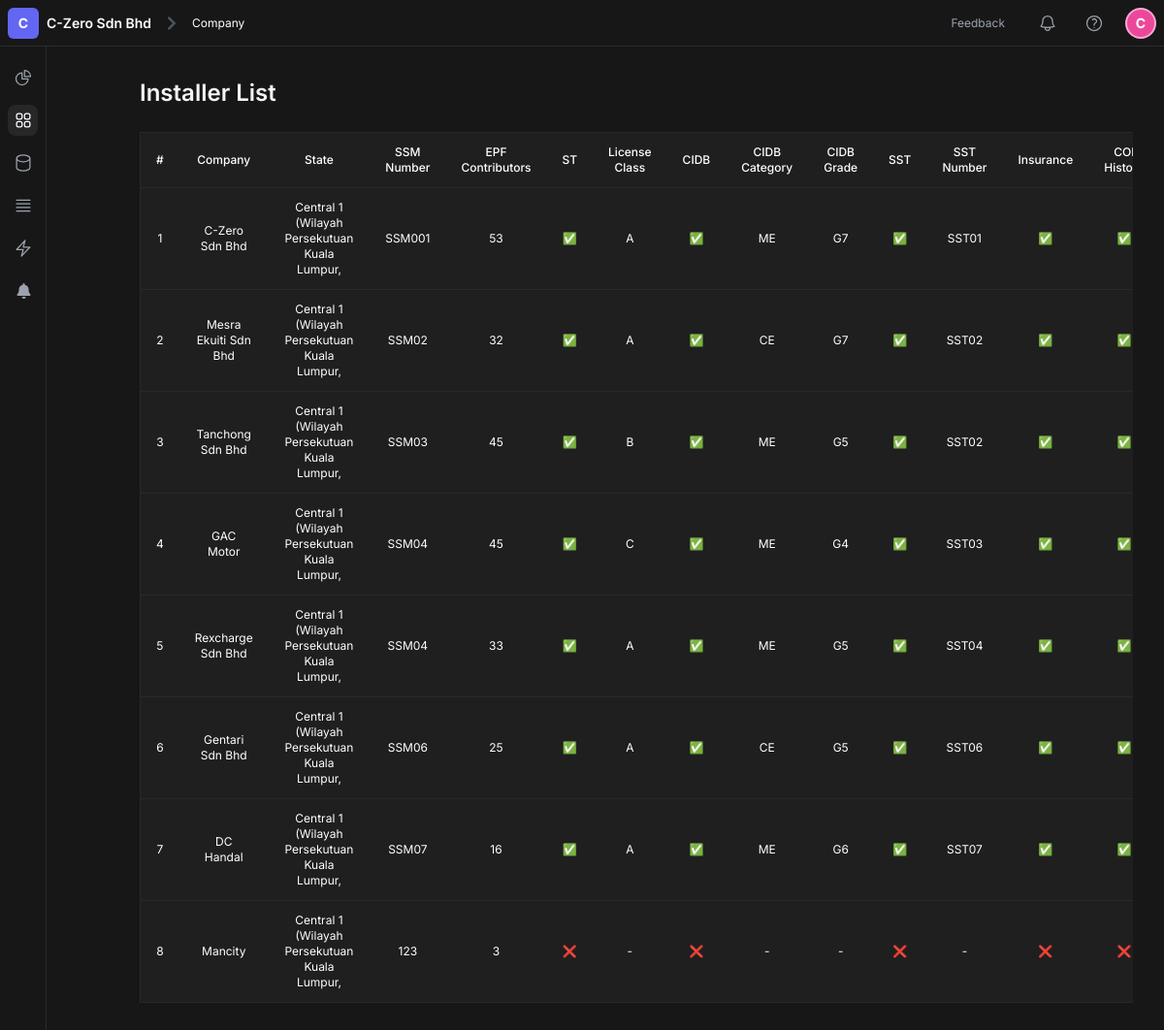
The app's page /auth/admin/installers/ (signed in) with its own data.
### accounts/models/installer_models.py (models this page shows, shortened)
class CustomUser(AbstractUser):
    ROLE_CHOICES = (
        ('1', 'Admin'),
        ('2', 'Installer'),
    )
    role = models.CharField(
        max_length=20,
        choices=ROLE_CHOICES,
        default='2'
    )

class InstallerProfile(models.Model):
    user = models.OneToOneField(CustomUser, on_delete=models.CASCADE, null=True, blank=True, help_text="The CustomUser account associated with this installer" \
    "profile.")
    company_name = models.CharField(max_length=255, null=True, blank=True)
    company_ssm_number = models.CharField(max_length=100, null=True, blank=True)
    operational_states = models.ManyToManyField(State, blank=True)
    company_address = models.TextField(null=True, blank=True)
    year_established = models.PositiveIntegerField(null=True, blank=True)
    epf_contributors = models.PositiveIntegerField(null=True, blank=True)
    pic_name = models.CharField(max_length=255, null=True, blank=True)
    pic_designation = models.CharField(max_length=100, null=True, blank=True)
    pic_contact_number = models.CharField(max_length=20, null=True, blank=True)
    pic_email = models.EmailField(null=True, blank=True)
    is_st_registered = models.BooleanField(default=False)
    license_class = models.CharField(max_length=10, choices=LICENSE_CLASS_CHOICES, null=True, blank=True)
    st_certificate = models.FileField(upload_to=upload_to_cert, null=True, blank=True)
    is_cidb_registered = models.BooleanField(default=False)
    cidb_category = models.CharField(max_length=100, choices=CIDB_CATEGORY_CHOICES, null=True, blank=True)
    cidb_grade = models.CharField(max_length=10, choices=CIDB_GRADE_CHOICES, null=True, blank=True)
    cidb_certificate = models.FileField(upload_to=upload_to_cert, null=True, blank=True)
    is_sst_registered = models.BooleanField(default=False)
    sst_number = models.CharField(max_length=100, null=True, blank=True)
    sst_certificate = models.FileField(upload_to=upload_to_cert, null=True, blank=True)
    plwc_has_insurance = models.BooleanField(default=False)
    insurance_certificate = models.FileField(upload_to=upload_to_cert, null=True, blank=True)
    coi_history = models.BooleanField(default=False)
    coi_certificate = models.FileField(upload_to=upload_to_cert, null=True, blank=True)
    registration_status = models.CharField(
        max_length=20,
        choices=STATUS_CHOICES,
        default='incomplete'
    )
    created_at = models.DateTimeField(auto_now_add=True)

class State(models.Model):
    code = models.CharField(max_length=20, unique=True)  # e.g., "Central 1"
    name = models.CharField(max_length=100)  # e.g., "Central 1 (Wilayah Persekutuan Kuala Lumpur, Putrajaya)"
    def __str__(self):
        return self.name

### accounts/views/admin_views.py (the view)
# urls.py: path('admin/installers/', views.installer_list_view, name='installer_list'),
@role_required('1')
def installer_list_view(request):
    installers = User.objects.filter(role='2').select_related('installerprofile')
    return render(request, 'accounts/admin/admin_installer_list.html', {'installers': installers})

### accounts/context_processors.py (called while the page is built, shortened)
def task_metrics(request):
    if not request.user.is_authenticated:
        return {}
    tasks = Task.objects.all()
    total_tasks = tasks.count()
    in_progress = tasks.filter(status="In Progress").count()
    pending = tasks.filter(status="Pending").count()
    completed = tasks.filter(status="Completed").count()
    completion_rate = int((completed / total_tasks) * 100) if total_tasks > 0 else 0
    return {
        'total_tasks': total_tasks,
        'in_progress': in_progress,
        'pending': pending,
        'completion_rate': completion_rate,
    }

def installer_task_metrics(request):
    if not request.user.is_authenticated:
        return {}
    try:
        installer_profile = request.user.installerprofile
    except AttributeError:
        return {}

def current_company(request):
    if not request.user.is_authenticated:
        return {"current_company": "Company"}
    if getattr(request.user, "role", None) == 1:
        return {"current_company": "Admin"}
    try:
        installer = InstallerProfile.objects.get(user=request.user)
        company_name = installer.company_name or "Company"
    except InstallerProfile.DoesNotExist:
        company_name = "Company"
    initial = company_name[0].upper() if company_name else "C"
    return {"current_company": company_name, "company_initial": initial}

def user_company_info(request):
    if not request.user.is_authenticated:
        return {
            "username": "Guest",
            "company_name": "Company",
            "company_initial": "C"
        }
    username = request.user.username
    if getattr(request.user, "role", None) == 1:
        company_name = "Admin"
    else:
        try:
            installer = InstallerProfile.objects.get(user=request.user)
            company_name = installer.company_name or "Company"
        except InstallerProfile.DoesNotExist:
            company_name = "Company"
    company_initial = company_name[0].upper() if company_name else "C"
    return {
        "username": username,
        "company_name": company_name,
        "company_initial": company_initial,
    }

### accounts/templates/accounts/admin/admin_installer_list.html (shortened to what this page needs)
{% extends 'base.html' %}
{% block content %}
<div class="ml-16 mt-12 p-8">
  <div class="min-h-screen bg-[#171717] text-[#c0c0c0]">
    <div class="max-w-8xl mx-auto">
      <h2 class="text-2xl font-semibold text-gray-100 mb-6">Installer List</h2>
      <div class="overflow-x-auto">
        <table class="min-w-full text-xs bg-[#1f1f1f] text-white rounded-md shadow-sm border border-[#292929]">
          <thead class="bg-[#1f1f1f] font-inter">
            <tr>
              <th class="px-4 py-3 text-center font-medium rounded-tl-md">#</th>
              <th class="px-4 py-3 text-center font-medium">Company</th>
              <th class="px-4 py-3 text-center font-medium">State</th>
              <th class="px-4 py-3 text-center font-medium">SSM Number</th>
              <th class="px-4 py-3 text-center font-medium">EPF Contributors</th>
              <th class="px-4 py-3 text-center font-medium">ST</th>
              <th class="px-4 py-3 text-center font-medium">License Class</th>
              <th class="px-4 py-3 text-center font-medium">CIDB</th>
              <th class="px-4 py-3 text-center font-medium">CIDB Category</th>
              <th class="px-4 py-3 text-center font-medium">CIDB Grade</th>
              <th class="px-4 py-3 text-center font-medium">SST</th>
              <th class="px-4 py-3 text-center font-medium">SST Number</th>
              <th class="px-4 py-3 text-center font-medium">Insurance</th>
              <th class="px-4 py-3 text-center font-medium">COI History</th>
            </tr>
          </thead>
          <tbody>
            {% for installer in installers %}
            <tr class="hover:bg-[#2c2c2c] transition duration-150 border-t border-[#292929]">
              <td class="px-4 py-3 text-center max-h-16 overflow-y-auto"> {{ forloop.counter }} </td>
              {% if installer.installerprofile %}
              <td class="px-4 py-3 text-center max-h-16 overflow-y-auto whitespace-normal scrollbar-thin">
                {{ installer.installerprofile.company_name|default:"-" }}
              </td>
              <td class="px-4 py-3 text-center max-h-16 overflow-y-auto whitespace-normal scrollbar-thin">
                {% if installer.installerprofile.operational_states.exists %}
                <div class="max-h-20 overflow-y-auto hide-scrollbar">
                  {% for state in installer.installerprofile.operational_states.all %}
                  {{ state }}<br>
                  {% endfor %}
                </div>
                {% else %}
                -
                {% endif %}
              </td>
              <td class="px-4 py-3 text-center max-h-16 overflow-y-auto whitespace-normal scrollbar-thin">
                {{ installer.installerprofile.company_ssm_number|default:"-" }}
              </td>
              <td class="px-4 py-3 text-center max-h-16 overflow-y-auto whitespace-normal scrollbar-thin">
                {{ installer.installerprofile.epf_contributors|default:"-" }}
              </td>
              <td class="px-4 py-3 text-center max-h-16 overflow-y-auto">
                {% if installer.installerprofile.is_st_registered %}✅{% else %}❌{% endif %}
              </td>
              <td class="px-4 py-3 text-center max-h-16 overflow-y-auto whitespace-normal scrollbar-thin">
                {{ installer.installerprofile.license_class|default:"-" }}
              </td>
              <td class="px-4 py-3 text-center max-h-16 overflow-y-auto">
                {% if installer.installerprofile.is_cidb_registered %}✅{% else %}❌{% endif %}
              </td>
              <td class="px-4 py-3 text-center max-h-16 overflow-y-auto whitespace-normal scrollbar-thin">
                {{ installer.installerprofile.cidb_category|default:"-" }}
              </td>
              <td class="px-4 py-3 text-center max-h-16 overflow-y-auto whitespace-normal scrollbar-thin">
                {{ installer.installerprofile.cidb_grade|default:"-" }}
              </td>
              <td class="px-4 py-3 text-center max-h-16 overflow-y-auto">
                {% if installer.installerprofile.is_sst_registered %}✅{% else %}❌{% endif %}
              </td>
              <td class="px-4 py-3 text-center max-h-16 overflow-y-auto whitespace-normal scrollbar-thin">
                {{ installer.installerprofile.sst_number|default:"-" }}
              </td>
              <td class="px-4 py-3 text-center max-h-16 overflow-y-auto">
                {% if installer.installerprofile.plwc_has_insurance %}✅{% else %}❌{% endif %}
              </td>
              <td class="px-4 py-3 text-center max-h-16 overflow-y-auto">
                {% if installer.installerprofile.coi_history %}✅{% else %}❌{% endif %}
              </td>
              {% else %}
              <td colspan="16" class="px-4 py-3 text-center text-red-400">Missing Profile</td>
              {% endif %}
            </tr>
            {% empty %}
            <tr>
              <td colspan="16" class="px-4 py-6 text-center text-gray-300">No installers found.</td>
            </tr>
            {% endfor %}
          </tbody>
        </table>
      </div>
    </div>
  </div>
</div>
{% endblock %}

### accounts/templates/base.html (shortened to what this page needs)
<!DOCTYPE html>
<html lang="en">
<head>
    <script src="https://cdn.tailwindcss.com"></script>
    <link rel="stylesheet" href="https://cdnjs.cloudflare.com/ajax/libs/font-awesome/5.15.3/css/all.min.css">
</head>
<body class="text-gray-400">
    <header class="fixed top-0 left-0 right-0 bg-[#171717] border-b border-[#2c2c2c] h-12 flex items-center justify-between z-40 ">
        <div class="flex items-center space-x-4 ml-2">
            <div class="flex items-center space-x-2">
                <div class="w-8 h-8 bg-indigo-500 rounded-md flex items-center justify-center font-bold text-white text-sm">C</div>
                <span class="font-semibold text-white text-sm">C-Zero Sdn Bhd</span>
            </div>
            <i class="fas fa-chevron-right text-gray-600"></i>
            <div class="flex items-center space-x-2">
                <span class="text-xs text-white">{{ current_company }}</span>
            </div>
        </div>
        <div class="flex items-center space-x-4 mr-2">
            <button class="text-xs hover:bg-gray-800 px-3 py-1.5 rounded-md">Feedback</button>
            <div class="relative">
                <button id="notification-button" class="relative w-8 h-8 rounded-md flex items-center justify-center hover:bg-gray-800 transition-colors duration-200">
                </button>
            </div>
            <button class="hover:bg-gray-800 w-8 h-8 rounded-md flex items-center justify-center">
            </button>
            <div class="relative">
                <button id="profile-button" class="w-8 h-8 rounded-full bg-pink-500 flex items-center justify-center font-bold text-white text-sm border-2 border-pink-300 focus:outline-none focus:ring-2 focus:ring-offset-2 focus:ring-offset-gray-800 focus:ring-white">
                    {{ company_initial }}
                </button>
            </div>
            </div>
    </header>
    <aside class="group fixed top-12 left-0 h-[calc(100vh-3rem)] z-30 flex flex-col justify-between p-2
                 bg-[#171717] border-r border-[#2c2c2c]
                 w-12 hover:w-64 transition-all duration-300 ease-in-out">
        <nav class="flex flex-col space-y-3 mt-2">
            {% if request.user.role == '1' %}
                <a href="{% url 'admin_dashboard' %}" class="flex items-center h-8 px-[0.4rem] rounded-lg transition-colors duration-200 {% if request.resolver_match.url_name == 'admin_dashboard' %}bg-zinc-800 text-white{% else %}text-gray-400 hover:bg-zinc-900 hover:text-white{% endif %}">
                </a>
                <a href="{% url 'installer_list' %}" class="flex items-center h-8 px-[0.4rem] rounded-lg transition-colors duration-200 {% if request.resolver_match.url_name == 'installer_list' %}bg-zinc-800 text-white{% else %}text-gray-400 hover:bg-zinc-900 hover:text-white{% endif %}">
                </a>
                <a href="{% url 'create_installation' %}" class="flex items-center h-8 px-[0.4rem] rounded-lg transition-colors duration-200 {% if request.resolver_match.url_name == 'create_installation' %}bg-zinc-800 text-white{% else %}text-gray-400 hover:bg-zinc-900 hover:text-white{% endif %}">
                </a>
                <a href="{% url 'installation_list' %}" class="flex items-center h-8 px-[0.4rem] rounded-lg transition-colors duration-200 {% if request.resolver_match.url_name == 'installation_list' %}bg-zinc-800 text-white{% else %}text-gray-400 hover:bg-zinc-900 hover:text-white{% endif %}">
                    <svg xmlns="http://www.w3.org/2000/svg" fill="none" viewBox="0 0 24 24" stroke-width="1.5" stroke="currentColor" class="w-5 h-5 shrink-0"><path stroke-linecap="round" stroke-linejoin="round" d="M3.75 9.75h16.5m-16.5 4.5h16.5m-16.5 4.5h16.5m-16.5-13.5h16.5" /></svg>
                </a>
                <a href="{% url 'upload_file' %}" class="flex items-center h-8 px-[0.4rem] rounded-lg transition-colors duration-200 {% if request.resolver_match.url_name == 'upload_file' %}bg-zinc-800 text-white{% else %}text-gray-400 hover:bg-zinc-900 hover:text-white{% endif %}">
                    <svg xmlns="http://www.w3.org/2000/svg" fill="none" viewBox="0 0 24 24" stroke-width="1.5" stroke="currentColor" class="w-5 h-5 shrink-0"><path stroke-linecap="round" stroke-linejoin="round" d="m3.75 13.5 10.5-11.25L12 10.5h8.25L9.75 21.75 12 13.5H3.75Z" /></svg>
                </a>
                <a href="{% url 'notifications_page' %}" class="flex items-center h-8 px-[0.4rem] rounded-lg transition-colors duration-200 {% if request.resolver_match.url_name == 'notifications_page' %}bg-zinc-800 text-white{% else %}text-gray-400 hover:bg-zinc-900 hover:text-white{% endif %}">
                    <i class="fas fa-bell w-5 h-5 shrink-0 flex items-center justify-center"></i>
                </a>
            {% endif %}
        </nav>
    </aside>
    <main class="ml-12 mt-12">
        {% block content %}
        {% endblock %}
    </main>
</body>
</html>

### accounts/templates/base.html (style rules this page uses)
body { font-family: "Inter", sans-serif; background-color: #171717; }
.hide-scrollbar { -ms-overflow-style: none; scrollbar-width: none; }

### records on screen
CustomUser: installerprofile.company_name "C-Zero Sdn Bhd", installerprofile.company_ssm_number "SSM001", installerprofile.epf_contributors "53", installerprofile.license_class "A", installerprofile.cidb_category "ME", installerprofile.cidb_grade "G7", installerprofile.sst_number "SST01"
State: name "Central 1 (Wilayah Persekutuan Kuala Lumpur,…"
CustomUser: installerprofile.company_name "Mesra Ekuiti Sdn Bhd", installerprofile.company_ssm_number "SSM02", installerprofile.epf_contributors "32", installerprofile.license_class "A", installerprofile.cidb_category "CE", installerprofile.cidb_grade "G7", installerprofile.sst_number "SST02"
CustomUser: installerprofile.company_name "Tanchong Sdn Bhd", installerprofile.company_ssm_number "SSM03", installerprofile.epf_contributors "45", installerprofile.license_class "B", installerprofile.cidb_category "ME", installerprofile.cidb_grade "G5", installerprofile.sst_number "SST02"
CustomUser: installerprofile.company_name "GAC Motor", installerprofile.company_ssm_number "SSM04", installerprofile.epf_contributors "45", installerprofile.license_class "C", installerprofile.cidb_category "ME", installerprofile.cidb_grade "G4", installerprofile.sst_number "SST03"
CustomUser: installerprofile.company_name "Rexcharge Sdn Bhd", installerprofile.company_ssm_number "SSM04", installerprofile.epf_contributors "33", installerprofile.license_class "A", installerprofile.cidb_category "ME", installerprofile.cidb_grade "G5", installerprofile.sst_number "SST04"
CustomUser: installerprofile.company_name "Gentari Sdn Bhd", installerprofile.company_ssm_number "SSM06", installerprofile.epf_contributors "25", installerprofile.license_class "A", installerprofile.cidb_category "CE", installerprofile.cidb_grade "G5", installerprofile.sst_number "SST06"
CustomUser: installerprofile.company_name "DC Handal", installerprofile.company_ssm_number "SSM07", installerprofile.epf_contributors "16", installerprofile.license_class "A", installerprofile.cidb_category "ME", installerprofile.cidb_grade "G6", installerprofile.sst_number "SST07"
CustomUser: installerprofile.company_name "Mancity", installerprofile.company_ssm_number "123", installerprofile.epf_contributors "3", installerprofile.license_class "-", installerprofile.cidb_category "-", installerprofile.cidb_grade "-", installerprofile.sst_number "-"

### other values on screen
{{ current_company }} "Company"
{{ company_initial }} "C"
